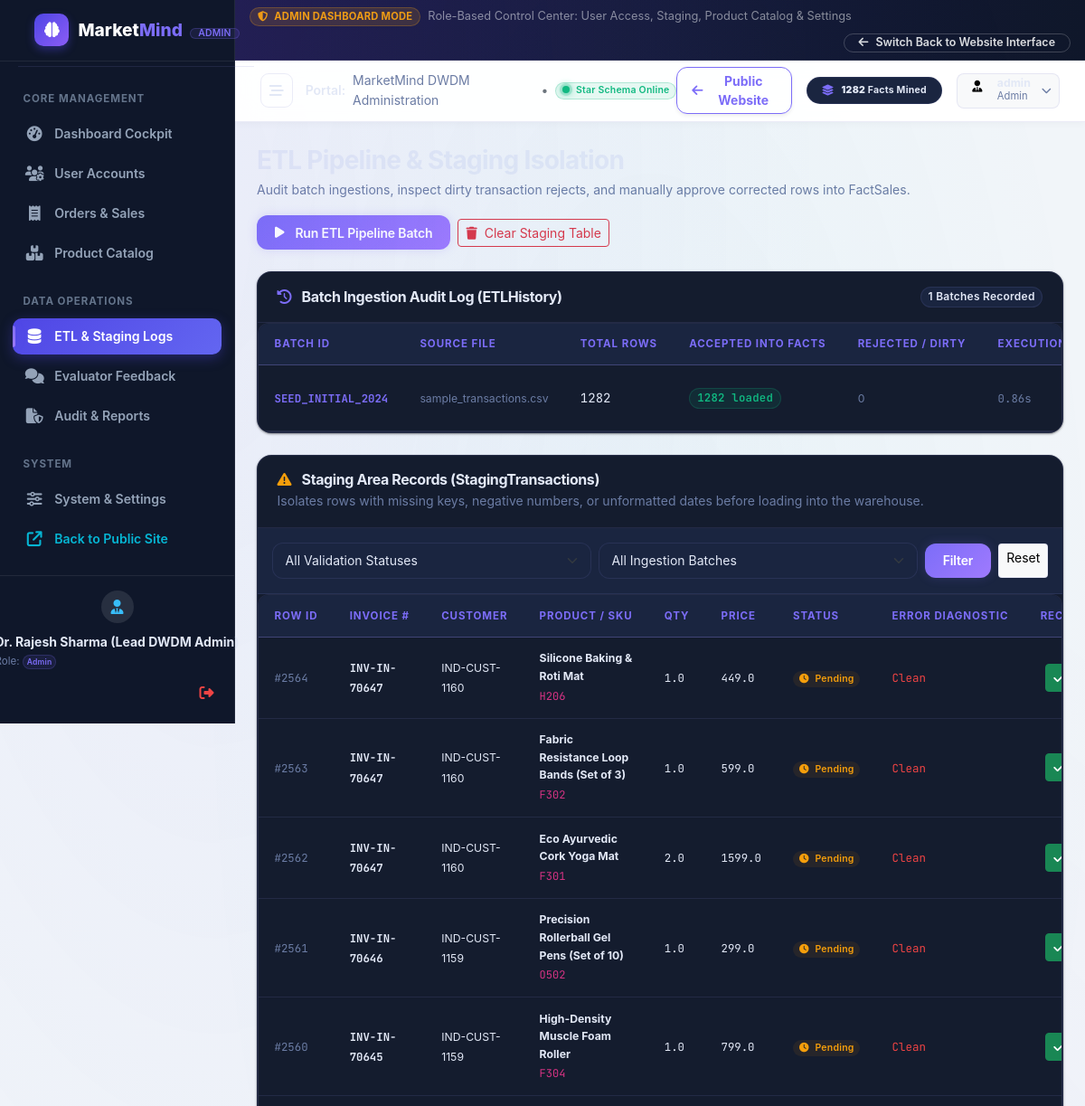
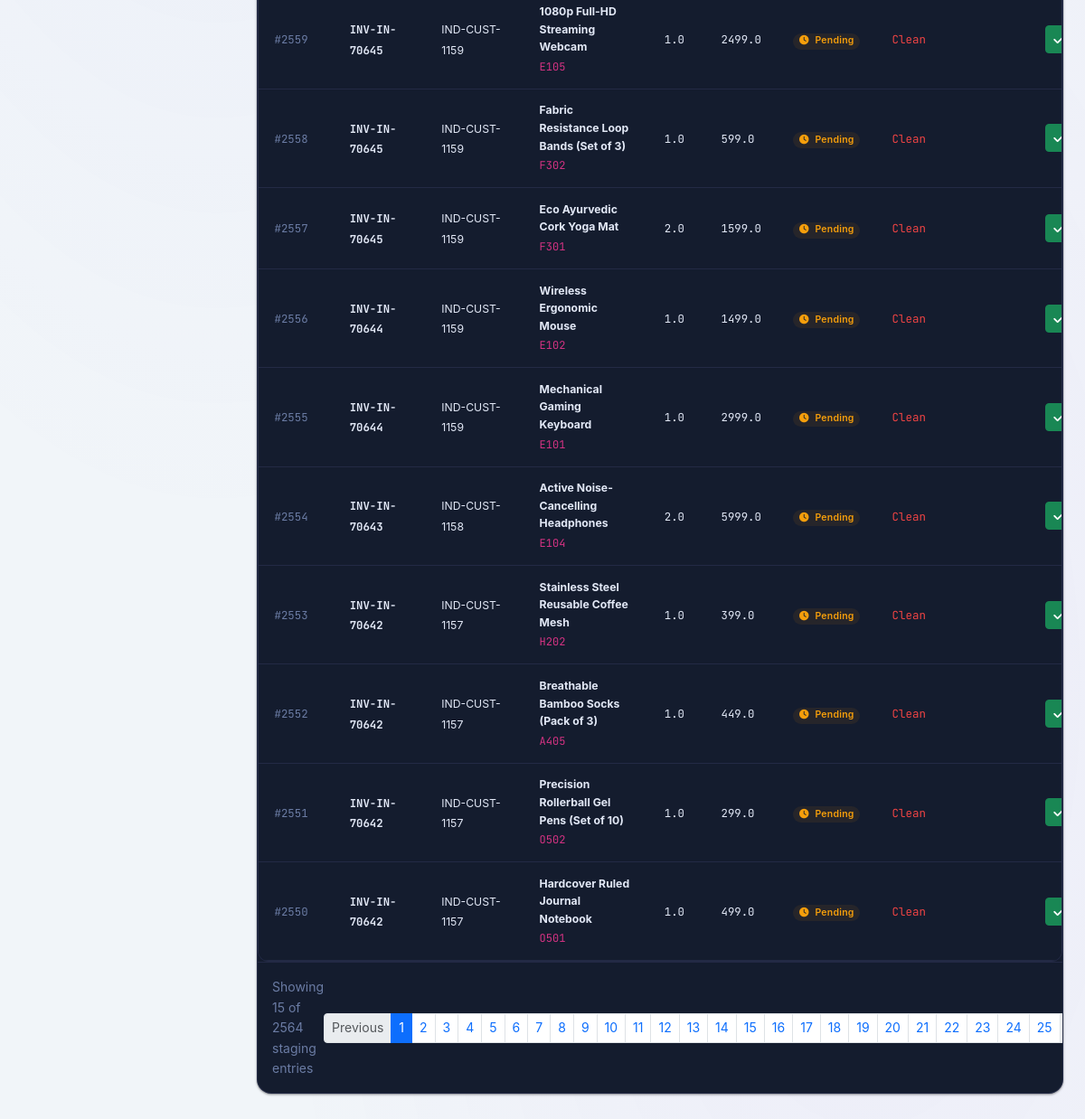
The app's page /admin/etl-management (signed in) with its own data (2 pictures, top to bottom).
### tables this page shows
CREATE TABLE ETLHistory (
    BatchID TEXT PRIMARY KEY,
    FileName TEXT NOT NULL,
    TotalRecords INTEGER NOT NULL,
    AcceptedRecords INTEGER NOT NULL,
    RejectedRecords INTEGER NOT NULL,
    DuplicateRecords INTEGER NOT NULL,
    ExecutionTimeSeconds REAL NOT NULL,
    Status TEXT NOT NULL, -- Success, Partial, Failed
    Details TEXT,
    CreatedAt TIMESTAMP DEFAULT CURRENT_TIMESTAMP
);

CREATE TABLE StagingTransactions (
    StagingID INTEGER PRIMARY KEY AUTOINCREMENT,
    BatchID TEXT NOT NULL,
    InvoiceNo TEXT,
    InvoiceDate TEXT,
    CustomerID TEXT,
    ProductID TEXT,
    ProductName TEXT,
    Category TEXT,
    Quantity REAL,
    UnitPrice REAL,
    Country TEXT,
    ValidationStatus TEXT DEFAULT 'Pending', -- Valid, Rejected, Duplicate
    ErrorMessage TEXT,
    ImportedAt TIMESTAMP DEFAULT CURRENT_TIMESTAMP
);

### routes/admin_routes.py (the view)
@admin_bp.route('/etl-management')
@login_required
def etl_management():
    status = request.args.get('status', 'all')
    batch_id = request.args.get('batch_id', 'all')
    page = int(request.args.get('page', 1))
    staging_data = get_staging_records_admin(status=status, batch_id=batch_id, page=page, per_page=15)
    etl_history = query_rows("SELECT * FROM ETLHistory ORDER BY CreatedAt DESC LIMIT 20")
    return render_template('admin/etl_management.html',
                           records=staging_data['records'],
                           total=staging_data['total'],
                           page=staging_data['page'],
                           total_pages=staging_data['total_pages'],
                           batches=staging_data['batches'],
                           etl_history=etl_history,
                           status=status,
                           batch_id=batch_id)

### database/db_manager.py (called while the page is built)
def get_db_connection():
    os.makedirs(os.path.dirname(config.DATABASE_PATH), exist_ok=True)
    conn = sqlite3.connect(config.DATABASE_PATH)
    conn.row_factory = sqlite3.Row
    conn.execute("PRAGMA foreign_keys = ON;")
    return conn

def query_rows(query, params=None):
    conn = get_db_connection()
    try:
        cursor = conn.cursor()
        if params:
            cursor.execute(query, params)
        else:
            cursor.execute(query)
        rows = [dict(row) for row in cursor.fetchall()]
        return rows
    finally:
        conn.close()

def query_scalar(query, params=None):
    conn = get_db_connection()
    try:
        cursor = conn.cursor()
        if params:
            cursor.execute(query, params)
        else:
            cursor.execute(query)
        row = cursor.fetchone()
        return row[0] if row else None
    finally:
        conn.close()

def get_warehouse_stats():
    conn = get_db_connection()
    try:
        cursor = conn.cursor()
        stats = {}
        for table in ['FactSales', 'DimCustomer', 'DimProduct', 'DimDate', 'DimOrder', 'StagingTransactions', 'ETLHistory', 'FeedbackSubmissions', 'Users', 'ActivityLogs']:
            try:
                cursor.execute(f"SELECT COUNT(*) FROM {table}")
                stats[table] = cursor.fetchone()[0]
            except Exception:
                stats[table] = 0
        return stats
    finally:
        conn.close()

### routes/admin_routes.py (called while the page is built)
def login_required(f):
    @wraps(f)
    def decorated_function(*args, **kwargs):
        if 'user_id' not in session:
            if request.path.startswith('/api/'):
                return jsonify({"success": False, "error": "Authentication required", "code": "UNAUTHORIZED"}), 401
            return redirect(url_for('admin.login', next=request.url))
        return f(*args, **kwargs)
    return decorated_function

### templates/admin/etl_management.html (shortened to what this page needs)
{% extends "admin/base.html" %}
{% block admin_content %}
<div class="d-flex flex-wrap align-items-center justify-content-between gap-3 mb-4">
  <div>
    <h3 class="fw-extrabold text-dark mb-1">ETL Pipeline & Staging Isolation</h3>
    <p class="text-muted small mb-0">Audit batch ingestions, inspect dirty transaction rejects, and manually approve corrected rows into FactSales.</p>
  </div>
  <div class="d-flex align-items-center gap-2">
    <button type="button" class="btn btn-mm-primary btn-sm" onclick="AdminApp.triggerETL(this)">
      <i class="fa-solid fa-play me-1"></i> Run ETL Pipeline Batch
    </button>
    {% if current_user.role == 'Admin' %}
    <button type="button" class="btn btn-outline-danger btn-sm" onclick="AdminApp.clearStaging('all')">
      <i class="fa-solid fa-trash me-1"></i> Clear Staging Table
    </button>
    {% endif %}
  </div>
</div>
<div class="mm-card mb-4">
  <div class="mm-card-header">
    <h6 class="fw-bold mb-0"><i class="fa-solid fa-clock-rotate-left text-primary me-2"></i> Batch Ingestion Audit Log (ETLHistory)</h6>
    <span class="badge bg-light text-dark border">{{ etl_history|length }} Batches Recorded</span>
  </div>
  <div class="mm-table-container">
    <table class="mm-table">
      <thead>
        <tr>
          <th>Batch ID</th>
          <th>Source File</th>
          <th>Total Rows</th>
          <th>Accepted into Facts</th>
          <th>Rejected / Dirty</th>
          <th>Execution Time</th>
        </tr>
      </thead>
      <tbody>
        {% if etl_history %}
        {% for b in etl_history %}
        <tr>
          <td><span class="font-monospace fw-bold text-primary">{{ b.BatchID }}</span></td>
          <td><small class="text-muted">{{ b.FileName }}</small></td>
          <td class="font-monospace">{{ b.TotalRecords }}</td>
          <td><span class="badge bg-success-subtle text-success font-monospace">{{ b.AcceptedRecords }} loaded</span></td>
          <td>
            {% if b.RejectedRecords > 0 %}
            <span class="badge bg-danger-subtle text-danger font-monospace">{{ b.RejectedRecords }} rejected</span>
            {% else %}
            <span class="text-muted small">0</span>
            {% endif %}
          </td>
          <td><small class="font-monospace text-muted">{{ b.ExecutionTimeSeconds }}s</small></td>
        </tr>
        {% endfor %}
        {% else %}
        <tr>
          <td colspan="8" class="text-center py-4 text-muted">No ETL batch records found.</td>
        </tr>
        {% endif %}
      </tbody>
    </table>
  </div>
</div>
<div class="mm-card mb-4">
  <div class="mm-card-header">
    <div>
      <h6 class="fw-bold mb-0"><i class="fa-solid fa-triangle-exclamation text-warning me-2"></i> Staging Area Records (StagingTransactions)</h6>
      <small class="text-muted">Isolates rows with missing keys, negative numbers, or unformatted dates before loading into the warehouse.</small>
    </div>
  </div>
  <div class="p-3 border-bottom bg-light">
    <form method="GET" action="{{ url_for('admin.etl_management') }}" class="row g-2 align-items-center">
      <div class="col-md-5">
        <select name="status" class="form-select form-select-sm" onchange="this.form.submit()">
          <option value="all" {% if status == 'all' %}selected{% endif %}>All Validation Statuses</option>
        </select>
      </div>
      <div class="col-md-5">
        <select name="batch_id" class="form-select form-select-sm" onchange="this.form.submit()">
          <option value="all" {% if batch_id == 'all' %}selected{% endif %}>All Ingestion Batches</option>
        </select>
      </div>
      <div class="col-md-2 d-flex gap-2">
        <button type="submit" class="btn btn-mm-primary btn-sm flex-grow-1">Filter</button>
        <a href="{{ url_for('admin.etl_management') }}" class="btn btn-light border btn-sm">Reset</a>
      </div>
    </form>
  </div>
  <div class="mm-table-container">
    <table class="mm-table">
      <thead>
        <tr>
          <th>Row ID</th>
          <th>Invoice #</th>
          <th>Customer</th>
          <th>Product / SKU</th>
          <th>Qty</th>
          <th>Price</th>
          <th>Status</th>
          <th>Error Diagnostic</th>
          <th class="text-end">Recovery Action</th>
        </tr>
      </thead>
      <tbody>
        {% if records %}
        {% for r in records %}
        <tr>
          <td><span class="font-monospace text-muted">#{{ r.StagingID }}</span></td>
          <td><span class="font-monospace fw-bold text-dark">{{ r.InvoiceNo or 'NULL' }}</span></td>
          <td><small>{{ r.CustomerID or 'GUEST' }}</small></td>
          <td>
            <div class="small fw-bold text-dark">{{ r.ProductName or 'N/A' }}</div>
            <code style="font-size: 0.75rem;">{{ r.ProductID or 'N/A' }}</code>
          </td>
          <td><span class="font-monospace">{{ r.Quantity }}</span></td>
          <td><span class="font-monospace">{{ r.UnitPrice }}</span></td>
          <td>
            {% if r.ValidationStatus == 'Approved' %}
            <span class="badge bg-success-subtle text-success"><i class="fa-solid fa-check me-1"></i> Approved</span>
            {% elif r.ValidationStatus == 'Rejected' %}
            <span class="badge bg-danger-subtle text-danger"><i class="fa-solid fa-xmark me-1"></i> Rejected</span>
            {% else %}
            <span class="badge bg-warning-subtle text-warning"><i class="fa-solid fa-clock me-1"></i> Pending</span>
            {% endif %}
          </td>
          <td>
            <small class="text-danger font-monospace" style="font-size: 0.78rem;">{{ r.ErrorMessage or 'Clean' }}</small>
          </td>
          <td class="text-end">
            {% if r.ValidationStatus != 'Approved' %}
            <button type="button" class="btn btn-sm btn-success py-1 px-2" title="Approve & Insert into FactSales" onclick="AdminApp.approveStaging('{{ r.StagingID }}')">
              <i class="fa-solid fa-check me-1"></i> Ingest
            </button>
            {% else %}
            <span class="text-success small"><i class="fa-solid fa-circle-check"></i> In Warehouse</span>
            {% endif %}
          </td>
        </tr>
        {% endfor %}
        {% else %}
        <tr>
          <td colspan="9" class="text-center py-4 text-muted">No staging records found.</td>
        </tr>
        {% endif %}
      </tbody>
    </table>
  </div>
  {% if total_pages > 1 %}
  <div class="p-3 border-top d-flex align-items-center justify-content-between">
    <small class="text-muted">Showing {{ records|length }} of {{ total }} staging entries</small>
    <nav>
      <ul class="pagination pagination-sm mb-0">
        <li class="page-item {% if page <= 1 %}disabled{% endif %}">
          <a class="page-link" href="{{ url_for('admin.etl_management', page=page-1, status=status, batch_id=batch_id) }}">Previous</a>
        </li>
        {% for p in range(1, total_pages + 1) %}
        <li class="page-item {% if p == page %}active{% endif %}">
          <a class="page-link" href="{{ url_for('admin.etl_management', page=p, status=status, batch_id=batch_id) }}">{{ p }}</a>
        </li>
        {% endfor %}
      </ul>
    </nav>
  </div>
  {% endif %}
</div>
{% endblock %}

### static/css/admin.css (style rules this page uses)
:root { --admin-sidebar-width: 260px; --admin-sidebar-collapsed-width: 76px; --admin-header-height: 68px; --admin-sidebar-bg: #0f172a; --admin-sidebar-hover: #1e293b; --admin-sidebar-active: #4f46e5; --admin-sidebar-text: #94a3b8; --admin-sidebar-text-active: #ffffff; }
body.admin-body { background-color: #f1f5f9; overflow-x: hidden; display: flex; flex-direction: row; min-height: 100vh; }

### records on screen
ETLHistory: BatchID "SEED_INITIAL_2024", FileName "sample_transactions.csv", TotalRecords "1282", AcceptedRecords "1282", RejectedRecords "0", ExecutionTimeSeconds "0.86"
StagingTransactions: StagingID "2564", InvoiceNo "INV-IN-70647", CustomerID "IND-CUST-1160", ProductName "Silicone Baking & Roti Mat", ProductID "H206", Quantity "1.0", UnitPrice "449.0", ValidationStatus "Pending", ErrorMessage "Clean"
StagingTransactions: StagingID "2563", InvoiceNo "INV-IN-70647", CustomerID "IND-CUST-1160", ProductName "Fabric Resistance Loop Bands (Set of 3)", ProductID "F302", Quantity "1.0", UnitPrice "599.0", ValidationStatus "Pending", ErrorMessage "Clean"
StagingTransactions: StagingID "2562", InvoiceNo "INV-IN-70647", CustomerID "IND-CUST-1160", ProductName "Eco Ayurvedic Cork Yoga Mat", ProductID "F301", Quantity "2.0", UnitPrice "1599.0", ValidationStatus "Pending", ErrorMessage "Clean"
StagingTransactions: StagingID "2561", InvoiceNo "INV-IN-70646", CustomerID "IND-CUST-1159", ProductName "Precision Rollerball Gel Pens (Set of 10)", ProductID "O502", Quantity "1.0", UnitPrice "299.0", ValidationStatus "Pending", ErrorMessage "Clean"
StagingTransactions: StagingID "2560", InvoiceNo "INV-IN-70645", CustomerID "IND-CUST-1159", ProductName "High-Density Muscle Foam Roller", ProductID "F304", Quantity "1.0", UnitPrice "799.0", ValidationStatus "Pending", ErrorMessage "Clean"
StagingTransactions: StagingID "2559", InvoiceNo "INV-IN-70645", CustomerID "IND-CUST-1159", ProductName "1080p Full-HD Streaming Webcam", ProductID "E105", Quantity "1.0", UnitPrice "2499.0", ValidationStatus "Pending", ErrorMessage "Clean"
StagingTransactions: StagingID "2558", InvoiceNo "INV-IN-70645", CustomerID "IND-CUST-1159", ProductName "Fabric Resistance Loop Bands (Set of 3)", ProductID "F302", Quantity "1.0", UnitPrice "599.0", ValidationStatus "Pending", ErrorMessage "Clean"
StagingTransactions: StagingID "2557", InvoiceNo "INV-IN-70645", CustomerID "IND-CUST-1159", ProductName "Eco Ayurvedic Cork Yoga Mat", ProductID "F301", Quantity "2.0", UnitPrice "1599.0", ValidationStatus "Pending", ErrorMessage "Clean"
StagingTransactions: StagingID "2556", InvoiceNo "INV-IN-70644", CustomerID "IND-CUST-1159", ProductName "Wireless Ergonomic Mouse", ProductID "E102", Quantity "1.0", UnitPrice "1499.0", ValidationStatus "Pending", ErrorMessage "Clean"
StagingTransactions: StagingID "2555", InvoiceNo "INV-IN-70644", CustomerID "IND-CUST-1159", ProductName "Mechanical Gaming Keyboard", ProductID "E101", Quantity "1.0", UnitPrice "2999.0", ValidationStatus "Pending", ErrorMessage "Clean"
StagingTransactions: StagingID "2554", InvoiceNo "INV-IN-70643", CustomerID "IND-CUST-1158", ProductName "Active Noise-Cancelling Headphones", ProductID "E104", Quantity "2.0", UnitPrice "5999.0", ValidationStatus "Pending", ErrorMessage "Clean"
StagingTransactions: StagingID "2553", InvoiceNo "INV-IN-70642", CustomerID "IND-CUST-1157", ProductName "Stainless Steel Reusable Coffee Mesh", ProductID "H202", Quantity "1.0", UnitPrice "399.0", ValidationStatus "Pending", ErrorMessage "Clean"
StagingTransactions: StagingID "2552", InvoiceNo "INV-IN-70642", CustomerID "IND-CUST-1157", ProductName "Breathable Bamboo Socks (Pack of 3)", ProductID "A405", Quantity "1.0", UnitPrice "449.0", ValidationStatus "Pending", ErrorMessage "Clean"
StagingTransactions: StagingID "2551", InvoiceNo "INV-IN-70642", CustomerID "IND-CUST-1157", ProductName "Precision Rollerball Gel Pens (Set of 10)", ProductID "O502", Quantity "1.0", UnitPrice "299.0", ValidationStatus "Pending", ErrorMessage "Clean"
StagingTransactions: StagingID "2550", InvoiceNo "INV-IN-70642", CustomerID "IND-CUST-1157", ProductName "Hardcover Ruled Journal Notebook", ProductID "O501", Quantity "1.0", UnitPrice "499.0", ValidationStatus "Pending", ErrorMessage "Clean"

### other values on screen
{{ current_user.role }} "Admin"
{{ global_stats.get('FactSales', 0) }} "1282"
{{ etl_history|length }} "1"
{{ records|length }} "15"
{{ total }} "2564"
{{ p }} "1" "2" "3" "4" "5" "6" "7" "8" "9" "10" "11" "12" "13" "14" "15" "16" "17" "18" "19" "20" "21" "22" "23" "24" "25"
